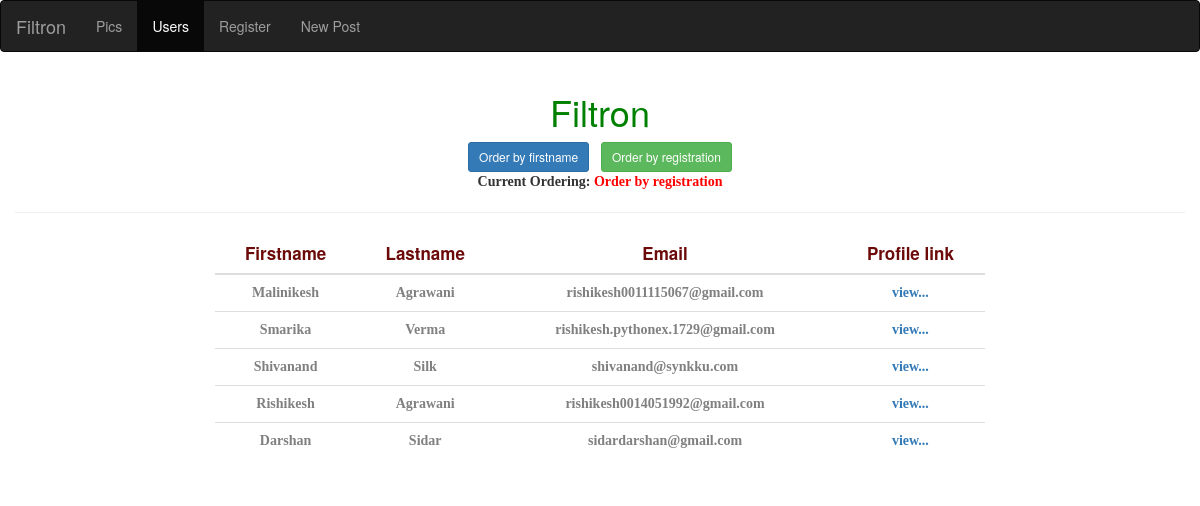
The app's page /pyapp/auth-users/, older data.
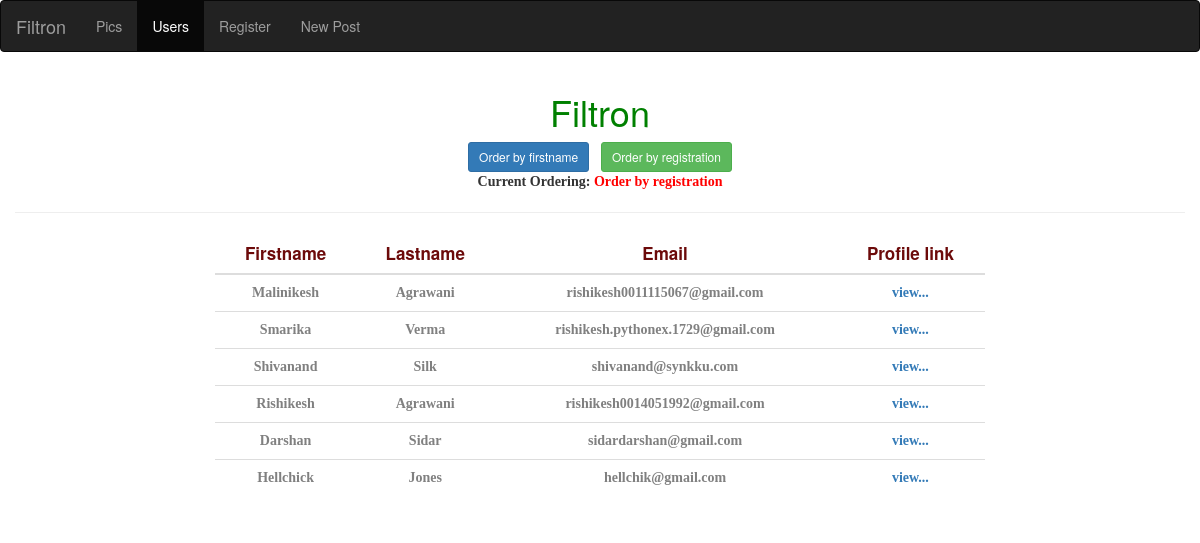
The same page, newer data.
### PyApp/models.py (models this page shows, shortened)
class AuthUser(models.Model):
	firstname = models.CharField(max_length=25)
	lastname = models.CharField(max_length=25)
	email=models.EmailField()
	age = models.IntegerField()
	GENDER_CHOICES=(('M',"Male"),
					('F','Female'),
					('O','Other'))
	gender = models.CharField(max_length=1,choices=GENDER_CHOICES)
	created_at=models.DateTimeField(auto_now=False, auto_now_add=True)
	updated_at=models.DateTimeField(auto_now=True, auto_now_add=False)
	"""The complete object will be identified with the value returned by this method"""
	def get_absolute_url(self):
		from django.core.urlresolvers import reverse
		return "/auth-user/id=%i"%(self.id)

### PyApp/views.py (the view)
def auth_users(request):
	users=AuthUser.objects.all()
	return render(request,"auth_users.html",{"users":users,"order":"Order by registration"})

### PyApp/templates/auth_users.html (shortened to what this page needs)
{% extends 'base.html' %}
{% load staticfiles %}
{% block css_block %}
	<link rel="stylesheet" type="text/css" href="{% static 'py_app/css/auth_users.css' %}">
{% endblock %}
{% block after_head %}
	<a class='btn btn-sm btn-primary' role='button' href='/pyapp/order-by-firstname/'>Order by firstname</a> &nbsp; <a class='btn btn-sm btn-success' role='button' href='/pyapp/auth-users/'>Order by registration</a></br>
	<p id='p_ordering_msg'>Current Ordering: <span id='span_ordering_msg'>{{ order }}</span></p>
{% endblock %}
{% block content %}
<table class="table table-hover">
		    <thead>
		      <tr>
		        <th>Firstname</th>
		        <th>Lastname</th>
		        <th>Email</th>
		        <th>Profile link</th>
		      </tr>
		    </thead>
		    <tbody>
		    {% for user in users %}
		      <tr>
		        <td>{{user.firstname}}</td>
		        <td>{{user.lastname}}</td>
		        <td>{{user.email}}</td>
		        <td><a href="{{user.get_absolute_url}}">view...</a></td>
		      </tr>
		    {% endfor %}
		    </tbody>
</table>
{% endblock %}

Row changes from the older to the newer data that the page shows:
added AuthUser: firstname "Hellchick", lastname "Jones", email "hellchik@gmail.com"
